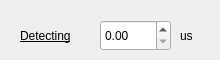
    <widget class="QWidget" name="tab_8">
     <attribute name="title">
      <string>Detecting</string>
     </attribute>
     <widget class="QDoubleSpinBox" name="doubleSpinBox_PMT">
      <property name="geometry">
       <rect>
        <x>100</x>
        <y>20</y>
        <width>71</width>
        <height>31</height>
       </rect>
      </property>
      <property name="font">
       <font>
        <family>Arial</family>
        <pointsize>9</pointsize>
        <weight>50</weight>
        <bold>false</bold>
        <strikeout>false</strikeout>
       </font>
      </property>
      <property name="layoutDirection">
       <enum>Qt::LeftToRight</enum>
      </property>
      <property name="alignment">
       <set>Qt::AlignLeading|Qt::AlignLeft|Qt::AlignVCenter</set>
      </property>
      <property name="maximum">
       <double>999999.989999999990687</double>
      </property>
     </widget>
     <widget class="QLabel" name="label_51">
      <property name="geometry">
       <rect>
        <x>20</x>
        <y>20</y>
        <width>81</width>
        <height>31</height>
       </rect>
      </property>
      <property name="font">
       <font>
        <family>Arial</family>
        <pointsize>9</pointsize>
        <weight>50</weight>
        <bold>false</bold>
        <underline>true</underline>
        <strikeout>false</strikeout>
       </font>
      </property>
      <property name="text">
       <string>Detecting</string>
      </property>
     </widget>
     <widget class="QLabel" name="label_52">
      <property name="geometry">
       <rect>
        <x>180</x>
        <y>20</y>
        <width>31</width>
        <height>31</height>
       </rect>
      </property>
      <property name="font">
       <font>
        <family>Arial</family>
        <pointsize>9</pointsize>
        <weight>50</weight>
        <bold>false</bold>
        <strikeout>false</strikeout>
       </font>
      </property>
      <property name="text">
       <string>us</string>
      </property>
     </widget>
    </widget>
